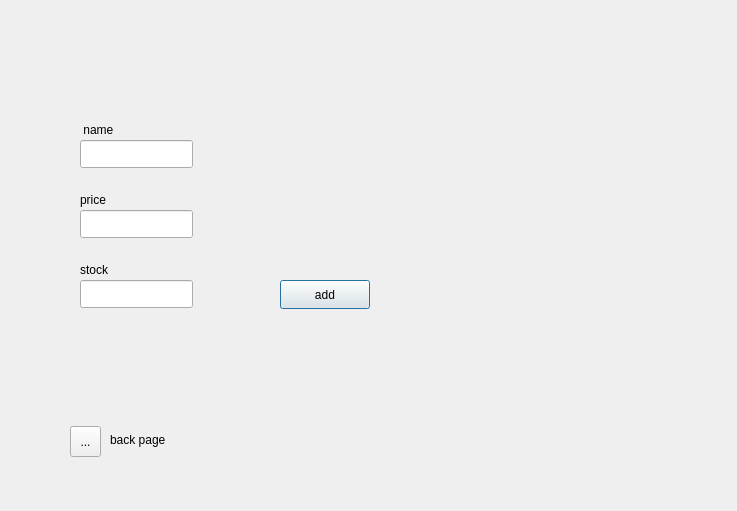
<?xml version="1.0" encoding="UTF-8"?>
<ui version="4.0">
 <class>add_product</class>
 <widget class="QDialog" name="add_product">
  <property name="geometry">
   <rect>
    <x>0</x>
    <y>0</y>
    <width>737</width>
    <height>511</height>
   </rect>
  </property>
  <property name="windowTitle">
   <string>Dialog</string>
  </property>
  <widget class="QLabel" name="label">
   <property name="geometry">
    <rect>
     <x>80</x>
     <y>120</y>
     <width>71</width>
     <height>20</height>
    </rect>
   </property>
   <property name="text">
    <string> name</string>
   </property>
  </widget>
  <widget class="QLabel" name="label_2">
   <property name="geometry">
    <rect>
     <x>80</x>
     <y>190</y>
     <width>63</width>
     <height>20</height>
    </rect>
   </property>
   <property name="text">
    <string>price</string>
   </property>
  </widget>
  <widget class="QLabel" name="label_3">
   <property name="geometry">
    <rect>
     <x>80</x>
     <y>260</y>
     <width>63</width>
     <height>20</height>
    </rect>
   </property>
   <property name="text">
    <string>stock</string>
   </property>
  </widget>
  <widget class="QLineEdit" name="ln_name">
   <property name="geometry">
    <rect>
     <x>80</x>
     <y>140</y>
     <width>113</width>
     <height>28</height>
    </rect>
   </property>
  </widget>
  <widget class="QLineEdit" name="ln_price">
   <property name="geometry">
    <rect>
     <x>80</x>
     <y>210</y>
     <width>113</width>
     <height>28</height>
    </rect>
   </property>
  </widget>
  <widget class="QLineEdit" name="ln_stock">
   <property name="geometry">
    <rect>
     <x>80</x>
     <y>280</y>
     <width>113</width>
     <height>28</height>
    </rect>
   </property>
  </widget>
  <widget class="QPushButton" name="pushButton">
   <property name="geometry">
    <rect>
     <x>280</x>
     <y>280</y>
     <width>90</width>
     <height>29</height>
    </rect>
   </property>
   <property name="text">
    <string>add</string>
   </property>
  </widget>
  <widget class="QToolButton" name="toolButton">
   <property name="geometry">
    <rect>
     <x>70</x>
     <y>426</y>
     <width>31</width>
     <height>31</height>
    </rect>
   </property>
   <property name="text">
    <string>...</string>
   </property>
   <property name="icon">
    <iconset theme="QIcon::ThemeIcon::DocumentRevert"/>
   </property>
  </widget>
  <widget class="QLabel" name="label_12">
   <property name="geometry">
    <rect>
     <x>110</x>
     <y>430</y>
     <width>71</width>
     <height>20</height>
    </rect>
   </property>
   <property name="text">
    <string>back page</string>
   </property>
  </widget>
 </widget>
 <resources/>
 <connections/>
</ui>
